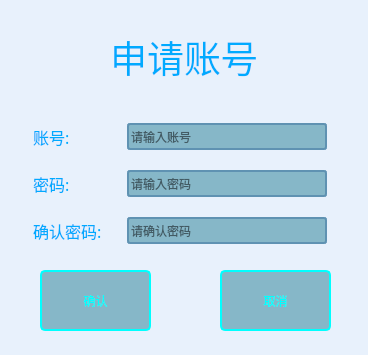
<?xml version="1.0" encoding="UTF-8"?>
<ui version="4.0">
 <class>Apply_Account</class>
 <widget class="QDialog" name="Apply_Account">
  <property name="geometry">
   <rect>
    <x>0</x>
    <y>0</y>
    <width>368</width>
    <height>355</height>
   </rect>
  </property>
  <property name="minimumSize">
   <size>
    <width>368</width>
    <height>355</height>
   </size>
  </property>
  <property name="maximumSize">
   <size>
    <width>368</width>
    <height>355</height>
   </size>
  </property>
  <property name="palette">
   <palette>
    <active>
     <colorrole role="WindowText">
      <brush brushstyle="SolidPattern">
       <color alpha="255">
        <red>0</red>
        <green>0</green>
        <blue>0</blue>
       </color>
      </brush>
     </colorrole>
     <colorrole role="Button">
      <brush brushstyle="SolidPattern">
       <color alpha="255">
        <red>232</red>
        <green>241</green>
        <blue>252</blue>
       </color>
      </brush>
     </colorrole>
     <colorrole role="Light">
      <brush brushstyle="SolidPattern">
       <color alpha="255">
        <red>255</red>
        <green>255</green>
        <blue>255</blue>
       </color>
      </brush>
     </colorrole>
     <colorrole role="Midlight">
      <brush brushstyle="SolidPattern">
       <color alpha="255">
        <red>243</red>
        <green>248</green>
        <blue>253</blue>
       </color>
      </brush>
     </colorrole>
     <colorrole role="Dark">
      <brush brushstyle="SolidPattern">
       <color alpha="255">
        <red>116</red>
        <green>120</green>
        <blue>126</blue>
       </color>
      </brush>
     </colorrole>
     <colorrole role="Mid">
      <brush brushstyle="SolidPattern">
       <color alpha="255">
        <red>155</red>
        <green>161</green>
        <blue>168</blue>
       </color>
      </brush>
     </colorrole>
     <colorrole role="Text">
      <brush brushstyle="SolidPattern">
       <color alpha="255">
        <red>0</red>
        <green>0</green>
        <blue>0</blue>
       </color>
      </brush>
     </colorrole>
     <colorrole role="BrightText">
      <brush brushstyle="SolidPattern">
       <color alpha="255">
        <red>255</red>
        <green>255</green>
        <blue>255</blue>
       </color>
      </brush>
     </colorrole>
     <colorrole role="ButtonText">
      <brush brushstyle="SolidPattern">
       <color alpha="255">
        <red>0</red>
        <green>0</green>
        <blue>0</blue>
       </color>
      </brush>
     </colorrole>
     <colorrole role="Base">
      <brush brushstyle="SolidPattern">
       <color alpha="255">
        <red>255</red>
        <green>255</green>
        <blue>255</blue>
       </color>
      </brush>
     </colorrole>
     <colorrole role="Window">
      <brush brushstyle="SolidPattern">
       <color alpha="255">
        <red>232</red>
        <green>241</green>
        <blue>252</blue>
       </color>
      </brush>
     </colorrole>
     <colorrole role="Shadow">
      <brush brushstyle="SolidPattern">
       <color alpha="255">
        <red>0</red>
        <green>0</green>
        <blue>0</blue>
       </color>
      </brush>
     </colorrole>
     <colorrole role="AlternateBase">
      <brush brushstyle="SolidPattern">
       <color alpha="255">
        <red>243</red>
        <green>248</green>
        <blue>253</blue>
       </color>
      </brush>
     </colorrole>
     <colorrole role="ToolTipBase">
      <brush brushstyle="SolidPattern">
       <color alpha="255">
        <red>255</red>
        <green>255</green>
        <blue>220</blue>
       </color>
      </brush>
     </colorrole>
     <colorrole role="ToolTipText">
      <brush brushstyle="SolidPattern">
       <color alpha="255">
        <red>0</red>
        <green>0</green>
        <blue>0</blue>
       </color>
      </brush>
     </colorrole>
     <colorrole role="PlaceholderText">
      <brush brushstyle="SolidPattern">
       <color alpha="128">
        <red>0</red>
        <green>0</green>
        <blue>0</blue>
       </color>
      </brush>
     </colorrole>
    </active>
    <inactive>
     <colorrole role="WindowText">
      <brush brushstyle="SolidPattern">
       <color alpha="255">
        <red>0</red>
        <green>0</green>
        <blue>0</blue>
       </color>
      </brush>
     </colorrole>
     <colorrole role="Button">
      <brush brushstyle="SolidPattern">
       <color alpha="255">
        <red>232</red>
        <green>241</green>
        <blue>252</blue>
       </color>
      </brush>
     </colorrole>
     <colorrole role="Light">
      <brush brushstyle="SolidPattern">
       <color alpha="255">
        <red>255</red>
        <green>255</green>
        <blue>255</blue>
       </color>
      </brush>
     </colorrole>
     <colorrole role="Midlight">
      <brush brushstyle="SolidPattern">
       <color alpha="255">
        <red>243</red>
        <green>248</green>
        <blue>253</blue>
       </color>
      </brush>
     </colorrole>
     <colorrole role="Dark">
      <brush brushstyle="SolidPattern">
       <color alpha="255">
        <red>116</red>
        <green>120</green>
        <blue>126</blue>
       </color>
      </brush>
     </colorrole>
     <colorrole role="Mid">
      <brush brushstyle="SolidPattern">
       <color alpha="255">
        <red>155</red>
        <green>161</green>
        <blue>168</blue>
       </color>
      </brush>
     </colorrole>
     <colorrole role="Text">
      <brush brushstyle="SolidPattern">
       <color alpha="255">
        <red>0</red>
        <green>0</green>
        <blue>0</blue>
       </color>
      </brush>
     </colorrole>
     <colorrole role="BrightText">
      <brush brushstyle="SolidPattern">
       <color alpha="255">
        <red>255</red>
        <green>255</green>
        <blue>255</blue>
       </color>
      </brush>
     </colorrole>
     <colorrole role="ButtonText">
      <brush brushstyle="SolidPattern">
       <color alpha="255">
        <red>0</red>
        <green>0</green>
        <blue>0</blue>
       </color>
      </brush>
     </colorrole>
     <colorrole role="Base">
      <brush brushstyle="SolidPattern">
       <color alpha="255">
        <red>255</red>
        <green>255</green>
        <blue>255</blue>
       </color>
      </brush>
     </colorrole>
     <colorrole role="Window">
      <brush brushstyle="SolidPattern">
       <color alpha="255">
        <red>232</red>
        <green>241</green>
        <blue>252</blue>
       </color>
      </brush>
     </colorrole>
     <colorrole role="Shadow">
      <brush brushstyle="SolidPattern">
       <color alpha="255">
        <red>0</red>
        <green>0</green>
        <blue>0</blue>
       </color>
      </brush>
     </colorrole>
     <colorrole role="AlternateBase">
      <brush brushstyle="SolidPattern">
       <color alpha="255">
        <red>243</red>
        <green>248</green>
        <blue>253</blue>
       </color>
      </brush>
     </colorrole>
     <colorrole role="ToolTipBase">
      <brush brushstyle="SolidPattern">
       <color alpha="255">
        <red>255</red>
        <green>255</green>
        <blue>220</blue>
       </color>
      </brush>
     </colorrole>
     <colorrole role="ToolTipText">
      <brush brushstyle="SolidPattern">
       <color alpha="255">
        <red>0</red>
        <green>0</green>
        <blue>0</blue>
       </color>
      </brush>
     </colorrole>
     <colorrole role="PlaceholderText">
      <brush brushstyle="SolidPattern">
       <color alpha="128">
        <red>0</red>
        <green>0</green>
        <blue>0</blue>
       </color>
      </brush>
     </colorrole>
    </inactive>
    <disabled>
     <colorrole role="WindowText">
      <brush brushstyle="SolidPattern">
       <color alpha="255">
        <red>116</red>
        <green>120</green>
        <blue>126</blue>
       </color>
      </brush>
     </colorrole>
     <colorrole role="Button">
      <brush brushstyle="SolidPattern">
       <color alpha="255">
        <red>232</red>
        <green>241</green>
        <blue>252</blue>
       </color>
      </brush>
     </colorrole>
     <colorrole role="Light">
      <brush brushstyle="SolidPattern">
       <color alpha="255">
        <red>255</red>
        <green>255</green>
        <blue>255</blue>
       </color>
      </brush>
     </colorrole>
     <colorrole role="Midlight">
      <brush brushstyle="SolidPattern">
       <color alpha="255">
        <red>243</red>
        <green>248</green>
        <blue>253</blue>
       </color>
      </brush>
     </colorrole>
     <colorrole role="Dark">
      <brush brushstyle="SolidPattern">
       <color alpha="255">
        <red>116</red>
        <green>120</green>
        <blue>126</blue>
       </color>
      </brush>
     </colorrole>
     <colorrole role="Mid">
      <brush brushstyle="SolidPattern">
       <color alpha="255">
        <red>155</red>
        <green>161</green>
        <blue>168</blue>
       </color>
      </brush>
     </colorrole>
     <colorrole role="Text">
      <brush brushstyle="SolidPattern">
       <color alpha="255">
        <red>116</red>
        <green>120</green>
        <blue>126</blue>
       </color>
      </brush>
     </colorrole>
     <colorrole role="BrightText">
      <brush brushstyle="SolidPattern">
       <color alpha="255">
        <red>255</red>
        <green>255</green>
        <blue>255</blue>
       </color>
      </brush>
     </colorrole>
     <colorrole role="ButtonText">
      <brush brushstyle="SolidPattern">
       <color alpha="255">
        <red>116</red>
        <green>120</green>
        <blue>126</blue>
       </color>
      </brush>
     </colorrole>
     <colorrole role="Base">
      <brush brushstyle="SolidPattern">
       <color alpha="255">
        <red>232</red>
        <green>241</green>
        <blue>252</blue>
       </color>
      </brush>
     </colorrole>
     <colorrole role="Window">
      <brush brushstyle="SolidPattern">
       <color alpha="255">
        <red>232</red>
        <green>241</green>
        <blue>252</blue>
       </color>
      </brush>
     </colorrole>
     <colorrole role="Shadow">
      <brush brushstyle="SolidPattern">
       <color alpha="255">
        <red>0</red>
        <green>0</green>
        <blue>0</blue>
       </color>
      </brush>
     </colorrole>
     <colorrole role="AlternateBase">
      <brush brushstyle="SolidPattern">
       <color alpha="255">
        <red>232</red>
        <green>241</green>
        <blue>252</blue>
       </color>
      </brush>
     </colorrole>
     <colorrole role="ToolTipBase">
      <brush brushstyle="SolidPattern">
       <color alpha="255">
        <red>255</red>
        <green>255</green>
        <blue>220</blue>
       </color>
      </brush>
     </colorrole>
     <colorrole role="ToolTipText">
      <brush brushstyle="SolidPattern">
       <color alpha="255">
        <red>0</red>
        <green>0</green>
        <blue>0</blue>
       </color>
      </brush>
     </colorrole>
     <colorrole role="PlaceholderText">
      <brush brushstyle="SolidPattern">
       <color alpha="128">
        <red>0</red>
        <green>0</green>
        <blue>0</blue>
       </color>
      </brush>
     </colorrole>
    </disabled>
   </palette>
  </property>
  <property name="windowTitle">
   <string>Dialog</string>
  </property>
  <widget class="QLabel" name="label">
   <property name="geometry">
    <rect>
     <x>90</x>
     <y>30</y>
     <width>188</width>
     <height>53</height>
    </rect>
   </property>
   <property name="sizePolicy">
    <sizepolicy hsizetype="Preferred" vsizetype="Fixed">
     <horstretch>0</horstretch>
     <verstretch>0</verstretch>
    </sizepolicy>
   </property>
   <property name="font">
    <font>
     <family>华文楷体</family>
     <pointsize>28</pointsize>
    </font>
   </property>
   <property name="styleSheet">
    <string notr="true">color: rgb(0, 170, 255);</string>
   </property>
   <property name="text">
    <string>申请账号</string>
   </property>
   <property name="alignment">
    <set>Qt::AlignCenter</set>
   </property>
  </widget>
  <widget class="QPushButton" name="btn_ok">
   <property name="geometry">
    <rect>
     <x>40</x>
     <y>270</y>
     <width>111</width>
     <height>61</height>
    </rect>
   </property>
   <property name="styleSheet">
    <string notr="true">
QPushButton
{
    background-color: rgb(134,183,200);
    border:2px solid rgb(0,255,255);
    border-radius:5px;
   
	color: rgb(0, 255, 255);
}


QPushButton:hover
{
    background-color: rgb(0,130,150);
    border:2px solid #5F92B2;
    border-radius:5px;
    color:white;
}

QPushButton:hover:pressed
{
    background-color:rgb(85,170,255);
    border:2px solid #3C80B1;
    border-radius:5px;
    color:white;
}</string>
   </property>
   <property name="text">
    <string>确认</string>
   </property>
  </widget>
  <widget class="QPushButton" name="btn_cancel">
   <property name="geometry">
    <rect>
     <x>220</x>
     <y>270</y>
     <width>111</width>
     <height>61</height>
    </rect>
   </property>
   <property name="minimumSize">
    <size>
     <width>111</width>
     <height>61</height>
    </size>
   </property>
   <property name="maximumSize">
    <size>
     <width>111</width>
     <height>61</height>
    </size>
   </property>
   <property name="styleSheet">
    <string notr="true">
QPushButton
{
    background-color: rgb(134,183,200);
    border:2px solid rgb(0,255,255);
    border-radius:5px;
   
	color: rgb(0, 255, 255);
}


QPushButton:hover
{
    background-color: rgb(0,130,150);
    border:2px solid #5F92B2;
    border-radius:5px;
    color:white;
}

QPushButton:hover:pressed
{
    background-color:rgb(85,170,255);
    border:2px solid #3C80B1;
    border-radius:5px;
    color:white;
}</string>
   </property>
   <property name="text">
    <string>取消</string>
   </property>
  </widget>
  <widget class="QWidget" name="layoutWidget">
   <property name="geometry">
    <rect>
     <x>30</x>
     <y>109</y>
     <width>301</width>
     <height>151</height>
    </rect>
   </property>
   <layout class="QGridLayout" name="gridLayout">
    <item row="0" column="0">
     <widget class="QLabel" name="staff_ID">
      <property name="minimumSize">
       <size>
        <width>62</width>
        <height>27</height>
       </size>
      </property>
      <property name="maximumSize">
       <size>
        <width>62</width>
        <height>27</height>
       </size>
      </property>
      <property name="font">
       <font>
        <family>华文楷体</family>
        <pointsize>12</pointsize>
       </font>
      </property>
      <property name="styleSheet">
       <string notr="true">color: rgb(0, 170, 255);</string>
      </property>
      <property name="text">
       <string>账号:</string>
      </property>
     </widget>
    </item>
    <item row="0" column="1">
     <widget class="QLineEdit" name="account">
      <property name="minimumSize">
       <size>
        <width>200</width>
        <height>27</height>
       </size>
      </property>
      <property name="maximumSize">
       <size>
        <width>200</width>
        <height>27</height>
       </size>
      </property>
      <property name="styleSheet">
       <string notr="true">QLineEdit
{
    background-color: rgb(134,183,200);
    border:2px solid #5F92B2;
    border-radius:3px;
}


</string>
      </property>
      <property name="maxLength">
       <number>15</number>
      </property>
      <property name="echoMode">
       <enum>QLineEdit::Normal</enum>
      </property>
      <property name="placeholderText">
       <string>请输入账号</string>
      </property>
     </widget>
    </item>
    <item row="1" column="0">
     <widget class="QLabel" name="staff_ID_4">
      <property name="minimumSize">
       <size>
        <width>62</width>
        <height>27</height>
       </size>
      </property>
      <property name="maximumSize">
       <size>
        <width>62</width>
        <height>27</height>
       </size>
      </property>
      <property name="font">
       <font>
        <family>华文楷体</family>
        <pointsize>12</pointsize>
       </font>
      </property>
      <property name="styleSheet">
       <string notr="true">color: rgb(0, 170, 255);</string>
      </property>
      <property name="text">
       <string>密码:</string>
      </property>
     </widget>
    </item>
    <item row="1" column="1">
     <widget class="QLineEdit" name="password">
      <property name="minimumSize">
       <size>
        <width>200</width>
        <height>27</height>
       </size>
      </property>
      <property name="maximumSize">
       <size>
        <width>200</width>
        <height>27</height>
       </size>
      </property>
      <property name="styleSheet">
       <string notr="true">QLineEdit
{
    background-color: rgb(134,183,200);
    border:2px solid #5F92B2;
    border-radius:3px;
}


</string>
      </property>
      <property name="maxLength">
       <number>15</number>
      </property>
      <property name="echoMode">
       <enum>QLineEdit::Password</enum>
      </property>
      <property name="placeholderText">
       <string>请输入密码</string>
      </property>
     </widget>
    </item>
    <item row="2" column="0">
     <widget class="QLabel" name="staff_ID_3">
      <property name="minimumSize">
       <size>
        <width>85</width>
        <height>27</height>
       </size>
      </property>
      <property name="maximumSize">
       <size>
        <width>62</width>
        <height>27</height>
       </size>
      </property>
      <property name="font">
       <font>
        <family>华文楷体</family>
        <pointsize>12</pointsize>
       </font>
      </property>
      <property name="styleSheet">
       <string notr="true">color: rgb(0, 170, 255);</string>
      </property>
      <property name="text">
       <string>确认密码:</string>
      </property>
     </widget>
    </item>
    <item row="2" column="1">
     <widget class="QLineEdit" name="password_again">
      <property name="minimumSize">
       <size>
        <width>200</width>
        <height>27</height>
       </size>
      </property>
      <property name="maximumSize">
       <size>
        <width>200</width>
        <height>27</height>
       </size>
      </property>
      <property name="styleSheet">
       <string notr="true">QLineEdit
{
    background-color: rgb(134,183,200);
    border:2px solid #5F92B2;
    border-radius:3px;
}


</string>
      </property>
      <property name="maxLength">
       <number>15</number>
      </property>
      <property name="echoMode">
       <enum>QLineEdit::Password</enum>
      </property>
      <property name="placeholderText">
       <string>请确认密码</string>
      </property>
     </widget>
    </item>
   </layout>
  </widget>
 </widget>
 <resources/>
 <connections/>
</ui>
